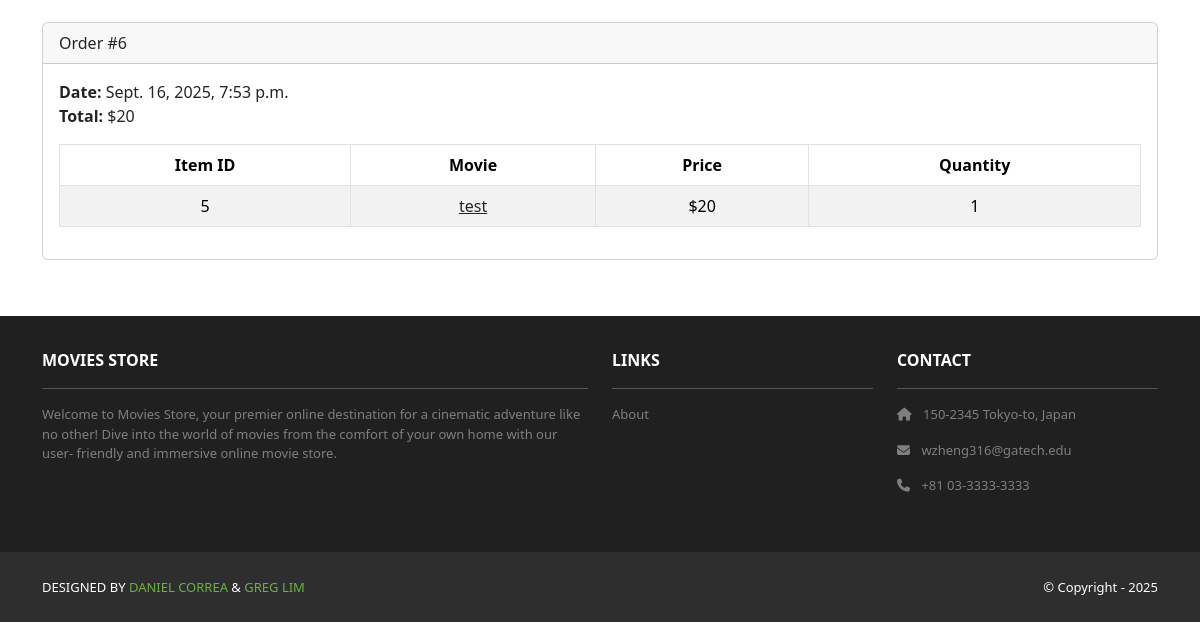
/accounts/orders/ (signed in, lower part), run on an earlier commit of the app's database.
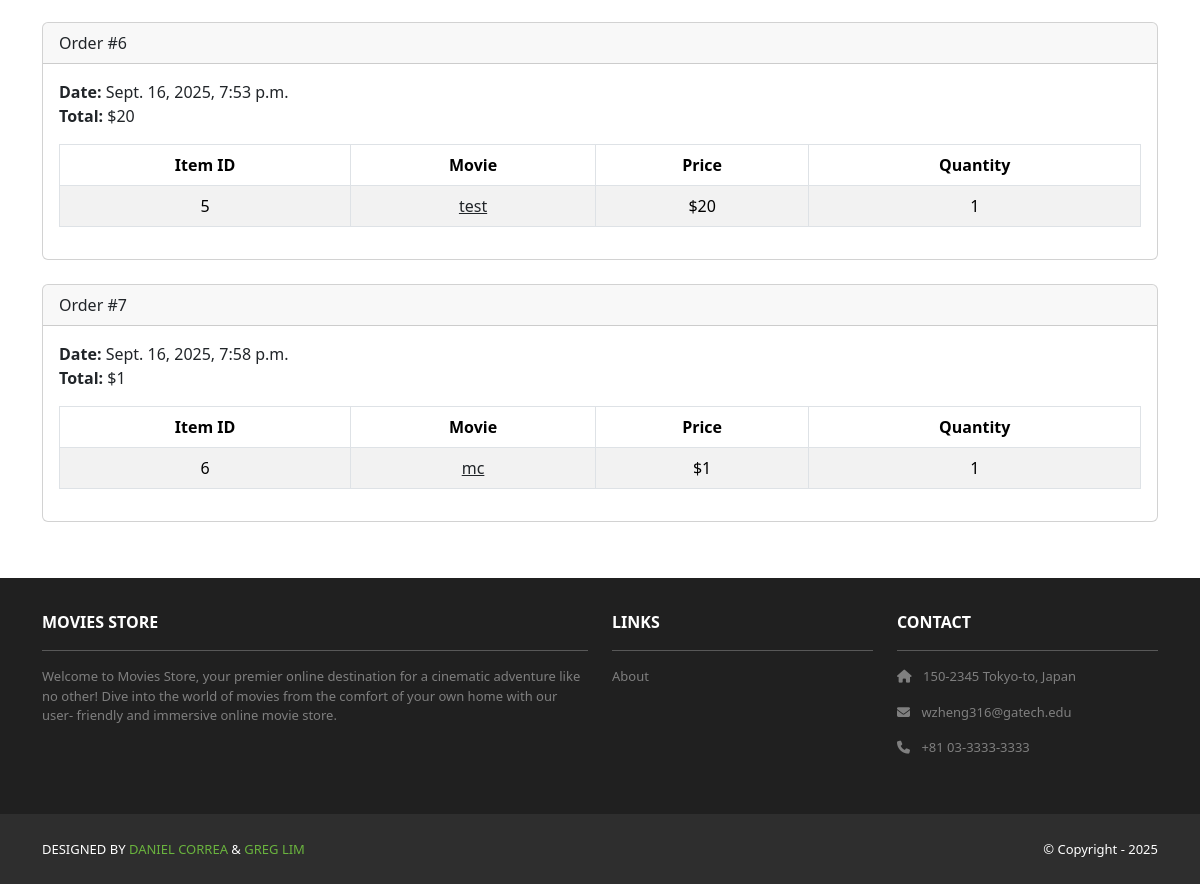
And on a later commit of the database.
### cart/models.py (models this page shows, shortened)
class Order(models.Model):
    id = models.AutoField(primary_key=True)
    total = models.IntegerField()
    date = models.DateTimeField(auto_now_add=True)
    user = models.ForeignKey(User,
        on_delete=models.CASCADE)

class Item(models.Model):
    id = models.AutoField(primary_key=True)
    price = models.IntegerField()
    quantity = models.IntegerField()
    order = models.ForeignKey(Order,
        on_delete=models.CASCADE)
    movie = models.ForeignKey(Movie,
        on_delete=models.CASCADE)

### movies/models.py (models this page shows, shortened)
class Movie(models.Model):
    id = models.AutoField(primary_key=True)
    name = models.CharField(max_length=255)
    price = models.IntegerField()
    description = models.TextField()
    image = models.ImageField(upload_to='movie_images/')
    amount_left = models.PositiveIntegerField(null=True, blank=True)

### accounts/views.py (the view)
# urls.py: path('orders/', views.orders, name='accounts.orders'),
@login_required
def orders(request):
    template_data = {}
    template_data['title'] = 'Orders'
    template_data['orders'] = request.user.order_set.all()
    return render(request, 'accounts/orders.html',
        {'template_data': template_data})

### accounts/templates/accounts/orders.html (shortened to what this page needs)
{% extends 'base.html' %}
{% block content %}
<div class="p-3">
  <div class="container">
    <div class="row mt-3">
      <div class="col mx-auto mb-3">
        {% for order in template_data.orders %}
        <div class="card mb-4">
          <div class="card-header">
            Order #{{ order.id }}
          </div>
          <div class="card-body">
            <b>Date:</b> {{ order.date }}<br />
            <b>Total:</b> ${{ order.total }}<br />
            <table class="table table-bordered
              table-striped text-center mt-3">
              <thead>
                <tr>
                  <th scope="col">Item ID</th>
                  <th scope="col">Movie</th>
                  <th scope="col">Price</th>
                  <th scope="col">Quantity</th>
                </tr>
              </thead>
              <tbody>
                {% for item in order.item_set.all %}
                <tr>
                  <td>{{ item.movie.id }}</td>
                  <td>
                    <a class="link-dark"
                      href="{% url 'movies.show'
                      id=item.movie.id %}">
                      {{ item.movie.name }}
                    </a>
                  </td>
                  <td>${{ item.movie.price }}</td>
                  <td>{{ item.quantity }}</td>
                </tr>
                {% endfor %}
              </tbody>
            </table>
          </div>
        </div>
        {% endfor %}
      </div>
    </div>
  </div>
</div>
{% endblock content %}

What changed in the data, as far as the page shows it:
added Order: id "7", date "Sept. 16, 2025, 7:58 p.m.", total "1"
added Item: movie.id "6", movie.name "mc", movie.price "1", quantity "1", shown under "7"
